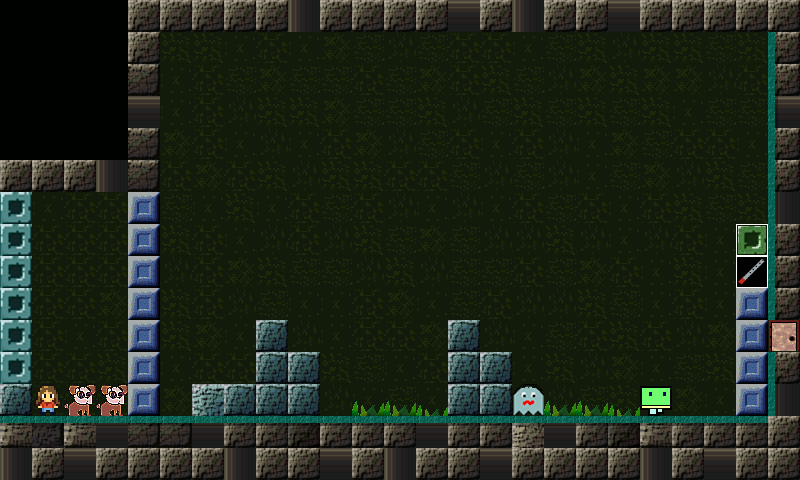

A level layout from a 2D game, rendered from its tile map. Below: a short description, then the map file with its tile-grid data intact:
An orthogonal 25x15 tile map with 32x32 px tiles, 6 tile layers (Layer 0 tiles, Layer 1 underlays tiles, Layer 2 underlays sprites and player, Layer 3 underlays sprites and mobs, ...), 6 tilesets.

<map version="1.0.0" orientation="orthogonal" renderorder="right-down" width="25" height="15" tilewidth="32" tileheight="32" nextobjectid="1">
 <tileset firstgid="1" name="0" tilewidth="32" tileheight="32" tilecount="800" columns="8">
  <image source="../images/map0Tiles.png" width="256" height="3200" />
 </tileset>
 <tileset firstgid="801" name="1" tilewidth="32" tileheight="32" tilecount="1512" columns="8">
  <image source="../images/map1UnderlaysTiles.png" width="256" height="6050" />
 </tileset>
 <tileset firstgid="2313" name="2" tilewidth="32" tileheight="32" tilecount="64" columns="8">
  <image source="../images/map2UnderlaysSpritesAndPlayer.png" width="256" height="256" />
 </tileset>
 <tileset firstgid="2377" name="3" tilewidth="32" tileheight="32" tilecount="368" columns="8">
  <image source="../images/map3UnderlaysSpritesAndMobs.png" width="256" height="1500" />
 </tileset>
 <tileset firstgid="2745" name="4" tilewidth="32" tileheight="32" tilecount="120" columns="8">
  <image source="../images/map4OverlaysSprites.png" width="256" height="500" />
 </tileset>
 <tileset firstgid="2865" name="5" tilewidth="32" tileheight="32" tilecount="1000" columns="8">
  <image source="../images/map5OverlaysTiles.png" width="256" height="4000" />
 </tileset>
 <layer name="Layer 0 tiles" width="25" height="15">
  <data encoding="csv">
64,64,64,64,139,139,139,139,139,285,139,139,139,139,293,139,285,139,139,293,139,139,139,139,139,
64,64,64,64,139,195,195,196,194,196,204,202,203,202,194,194,196,202,195,203,195,195,202,195,139,
64,64,64,64,147,196,194,202,204,202,202,194,202,204,194,195,202,203,204,195,204,204,203,194,139,
64,64,64,64,293,196,194,203,195,195,204,202,202,195,203,202,195,202,195,202,195,196,202,202,293,
64,64,64,64,147,204,194,196,203,196,194,204,203,202,194,196,194,203,196,204,202,194,194,196,139,
139,139,139,285,147,194,204,194,195,203,195,195,194,194,202,203,202,203,196,202,204,203,195,202,139,
194,196,194,194,178,202,196,195,196,194,202,194,203,196,203,196,194,202,194,196,194,195,202,195,285,
194,194,194,194,178,195,194,196,203,194,203,195,202,204,202,203,203,195,203,196,203,194,196,194,139,
203,194,194,194,178,203,194,204,195,202,202,203,195,203,202,202,194,202,204,194,196,195,196,194,139,
194,194,194,204,178,195,194,203,202,196,196,194,204,196,202,194,203,203,195,202,196,194,196,178,139,
194,194,196,194,178,195,204,196,141,203,196,194,194,204,141,203,196,202,194,195,194,203,204,178,196,
202,194,194,195,178,196,194,194,141,141,195,202,196,194,141,141,196,195,203,204,196,202,195,178,139,
141,194,194,194,178,204,156,141,141,141,203,196,202,196,141,141,196,203,202,195,196,204,196,178,285,
146,163,146,293,147,147,293,139,139,138,139,139,139,293,139,139,154,293,139,138,146,139,139,139,139,
285,139,293,139,139,139,139,285,139,139,293,139,285,139,139,293,139,139,139,139,285,139,293,139,139
</data>
 </layer>
 <layer name="Layer 1 underlays tiles" width="25" height="15">
  <data encoding="csv">
0,0,0,0,0,0,0,0,0,0,0,0,0,0,0,0,0,0,0,0,0,0,0,0,0,
0,0,0,0,0,0,0,0,0,0,0,0,0,0,0,0,0,0,0,0,0,0,0,0,0,
0,0,0,0,0,0,0,0,0,0,0,0,0,0,0,0,0,0,0,0,0,0,0,0,0,
0,0,0,0,0,0,0,0,0,0,0,0,0,0,0,0,0,0,0,0,0,0,0,0,0,
0,0,0,0,0,0,0,0,0,0,0,0,0,0,0,0,0,0,0,0,0,0,0,0,0,
0,0,0,0,0,0,0,0,0,0,0,0,0,0,0,0,0,0,0,0,0,0,0,0,0,
0,0,0,0,0,0,0,0,0,0,0,0,0,0,0,0,0,0,0,0,0,0,0,0,0,
0,0,0,0,0,0,0,0,0,0,0,0,0,0,0,0,0,0,0,0,0,0,0,0,0,
0,0,0,0,0,0,0,0,0,0,0,0,0,0,0,0,0,0,0,0,0,0,0,0,0,
0,0,0,0,0,0,0,0,0,0,0,0,0,0,0,0,0,0,0,0,0,0,0,0,0,
0,0,0,0,0,0,0,0,0,0,0,0,0,0,0,0,0,0,0,0,0,0,0,0,0,
0,0,0,0,0,0,0,0,0,0,0,0,0,0,0,0,0,0,0,0,0,0,0,0,0,
0,0,0,0,0,0,0,0,0,0,0,0,0,0,0,0,0,0,0,0,0,0,0,0,0,
0,0,0,0,0,0,0,0,0,0,0,0,0,0,0,0,0,0,0,0,0,0,0,0,0,
0,0,0,0,0,0,0,0,0,0,0,0,0,0,0,0,0,0,0,0,0,0,0,0,0
</data>
 </layer>
 <layer name="Layer 2 underlays sprites and player" width="25" height="15">
  <data encoding="csv">
0,0,0,0,0,0,0,0,0,0,0,0,0,0,0,0,0,0,0,0,0,0,0,0,0,
0,0,0,0,0,0,0,0,0,0,0,0,0,0,0,0,0,0,0,0,0,0,0,0,0,
0,0,0,0,0,0,0,0,0,0,0,0,0,0,0,0,0,0,0,0,0,0,0,0,0,
0,0,0,0,0,0,0,0,0,0,0,0,0,0,0,0,0,0,0,0,0,0,0,0,0,
0,0,0,0,0,0,0,0,0,0,0,0,0,0,0,0,0,0,0,0,0,0,0,0,0,
0,0,0,0,0,0,0,0,0,0,0,0,0,0,0,0,0,0,0,0,0,0,0,0,0,
0,0,0,0,0,0,0,0,0,0,0,0,0,0,0,0,0,0,0,0,0,0,0,0,0,
0,0,0,0,0,0,0,0,0,0,0,0,0,0,0,0,0,0,0,0,0,0,0,0,0,
0,0,0,0,0,0,0,0,0,0,0,0,0,0,0,0,0,0,0,0,0,0,0,0,0,
0,0,0,0,0,0,0,0,0,0,0,0,0,0,0,0,0,0,0,0,0,0,0,0,0,
0,0,0,0,0,0,0,0,0,0,0,0,0,0,0,0,0,0,0,0,0,0,0,0,0,
0,0,0,0,0,0,0,0,0,0,0,0,0,0,0,0,0,0,0,0,0,0,0,0,0,
0,0,0,0,0,0,0,0,0,0,0,0,0,0,0,0,0,0,0,0,2313,0,0,0,0,
0,0,0,0,0,0,0,0,0,0,0,0,0,0,0,0,0,0,0,0,0,0,0,0,0,
0,0,0,0,0,0,0,0,0,0,0,0,0,0,0,0,0,0,0,0,0,0,0,0,0
</data>
 </layer>
 <layer name="Layer 3 underlays sprites and mobs" width="25" height="15">
  <data encoding="csv">
0,0,0,0,0,0,0,0,0,0,0,0,0,0,0,0,0,0,0,0,0,0,0,0,0,
0,0,0,0,0,0,0,0,0,0,0,0,0,0,0,0,0,0,0,0,0,0,0,0,0,
0,0,0,0,0,0,0,0,0,0,0,0,0,0,0,0,0,0,0,0,0,0,0,0,0,
0,0,0,0,0,0,0,0,0,0,0,0,0,0,0,0,0,0,0,0,0,0,0,0,0,
0,0,0,0,0,0,0,0,0,0,0,0,0,0,0,0,0,0,0,0,0,0,0,0,0,
0,0,0,0,0,0,0,0,0,0,0,0,0,0,0,0,0,0,0,0,0,0,0,0,0,
2682,0,0,0,0,0,0,0,0,0,0,0,0,0,0,0,0,0,0,0,0,0,0,0,0,
2682,0,0,0,0,0,0,0,0,0,0,0,0,0,0,0,0,0,0,0,0,0,0,2674,0,
2682,0,0,0,0,0,0,0,0,0,0,0,0,0,0,0,0,0,0,0,0,0,0,2712,0,
2682,0,0,0,0,0,0,0,0,0,0,0,0,0,0,0,0,0,0,0,0,0,0,0,0,
2682,0,0,0,0,0,0,0,0,0,0,0,0,0,0,0,0,0,0,0,0,0,0,0,2637,
2682,0,0,0,0,0,0,0,0,0,0,0,0,0,0,0,0,0,0,0,0,0,0,0,0,
0,2405,2406,2407,0,0,0,0,0,0,0,0,0,0,0,0,2382,0,0,0,0,0,0,0,0,
0,0,0,0,0,0,0,0,0,0,0,0,0,0,0,0,0,0,0,0,0,0,0,0,0,
0,0,0,0,0,0,0,0,0,0,0,0,0,0,0,0,0,0,0,0,0,0,0,0,0
</data>
 </layer>
 <layer name="Layer 4 overlays sprites" width="25" height="15">
  <data encoding="csv">
0,0,0,0,0,0,0,0,0,0,0,0,0,0,0,0,0,0,0,0,0,0,0,0,0,
0,0,0,0,0,0,0,0,0,0,0,0,0,0,0,0,0,0,0,0,0,0,0,0,0,
0,0,0,0,0,0,0,0,0,0,0,0,0,0,0,0,0,0,0,0,0,0,0,0,0,
0,0,0,0,0,0,0,0,0,0,0,0,0,0,0,0,0,0,0,0,0,0,0,0,0,
0,0,0,0,0,0,0,0,0,0,0,0,0,0,0,0,0,0,0,0,0,0,0,0,0,
0,0,0,0,0,0,0,0,0,0,0,0,0,0,0,0,0,0,0,0,0,0,0,0,0,
0,0,0,0,0,0,0,0,0,0,0,0,0,0,0,0,0,0,0,0,0,0,0,0,0,
0,0,0,0,0,0,0,0,0,0,0,0,0,0,0,0,0,0,0,0,0,0,0,0,0,
0,0,0,0,0,0,0,0,0,0,0,0,0,0,0,0,0,0,0,0,0,0,0,0,0,
0,0,0,0,0,0,0,0,0,0,0,0,0,0,0,0,0,0,0,0,0,0,0,0,0,
0,0,0,0,0,0,0,0,0,0,0,0,0,0,0,0,0,0,0,0,0,0,0,0,0,
0,0,0,0,0,0,0,0,0,0,0,0,0,0,0,0,0,0,0,0,0,0,0,0,0,
0,0,0,0,0,0,0,0,0,0,0,0,0,0,0,0,0,0,0,0,0,0,0,0,0,
0,0,0,0,0,0,0,0,0,0,0,0,0,0,0,0,0,0,0,0,0,0,0,0,0,
0,0,0,0,0,0,0,0,0,0,0,0,0,0,0,0,0,0,0,0,0,0,0,0,0
</data>
 </layer>
 <layer name="Layer 5 overlays tiles" width="25" height="15">
  <data encoding="csv">
0,0,0,0,0,0,0,0,0,0,0,0,0,0,0,0,0,0,0,0,0,0,0,0,0,
0,0,0,0,0,0,0,0,0,0,0,0,0,0,0,0,0,0,0,0,0,0,0,0,3148,
0,0,0,0,0,0,0,0,0,0,0,0,0,0,0,0,0,0,0,0,0,0,0,0,3148,
0,0,0,0,0,0,0,0,0,0,0,0,0,0,0,0,0,0,0,0,0,0,0,0,3148,
0,0,0,0,0,0,0,0,0,0,0,0,0,0,0,0,0,0,0,0,0,0,0,0,3148,
0,0,0,0,0,0,0,0,0,0,0,0,0,0,0,0,0,0,0,0,0,0,0,0,3148,
0,0,0,0,0,0,0,0,0,0,0,0,0,0,0,0,0,0,0,0,0,0,0,0,3148,
0,0,0,0,0,0,0,0,0,0,0,0,0,0,0,0,0,0,0,0,0,0,0,0,3148,
0,0,0,0,0,0,0,0,0,0,0,0,0,0,0,0,0,0,0,0,0,0,0,0,3148,
0,0,0,0,0,0,0,0,0,0,0,0,0,0,0,0,0,0,0,0,0,0,0,0,3148,
0,0,0,0,0,0,0,0,0,0,0,0,0,0,0,0,0,0,0,0,0,0,0,0,0,
0,0,0,0,0,0,0,0,0,0,0,0,0,0,0,0,0,0,0,0,0,0,0,0,3148,
0,0,0,0,0,0,0,0,0,0,0,2869,2869,2870,0,0,0,2869,2869,2870,0,0,0,0,3148,
3145,3145,3145,3145,3145,3145,3145,3145,3145,3145,3145,3145,3145,3145,3145,3145,3145,3145,3145,3145,3145,3145,3145,3145,0,
0,0,0,0,0,0,0,0,0,0,0,0,0,0,0,0,0,0,0,0,0,0,0,0,0
</data>
 </layer>
</map>
